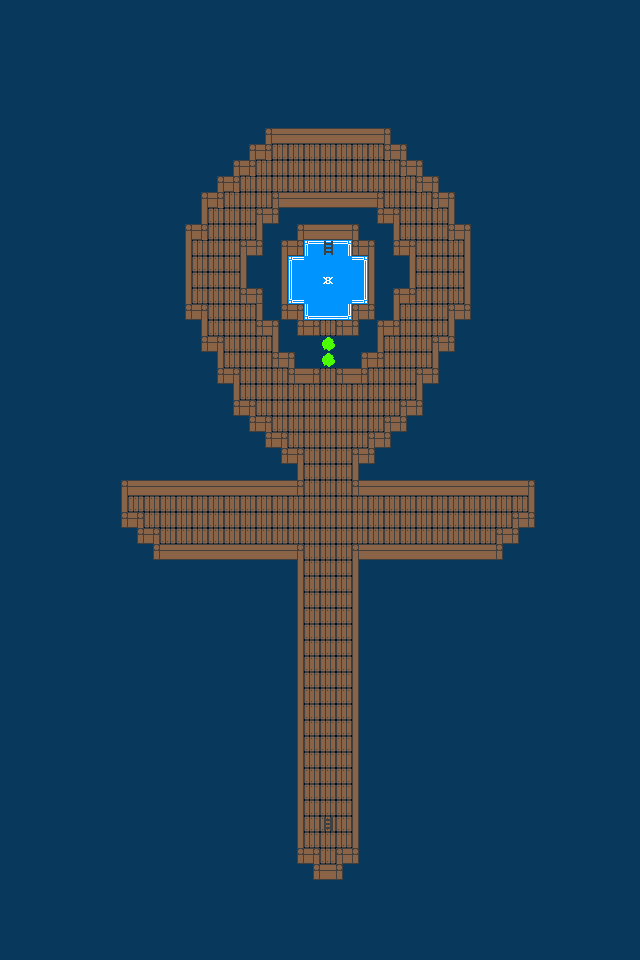

The image is a tile-based game level rendered from a .tmx file. Its description and source (layers, tilesets, objects; grid data summarised) follow:
An orthogonal 40x60 tile map with 16x16 px tiles, 4 tile layers (Copy of Copy of Floor, Copy of Floor, Floor, Walls) and 11 objects (8x NPC, 2x exit, entrance).

<map version="1.0" orientation="orthogonal" renderorder="right-down" width="40" height="60" tilewidth="16" tileheight="16" nextobjectid="27">
 <tileset firstgid="1" name="tiles_frogpond" tilewidth="16" tileheight="16" tilecount="480" columns="30">
  <image source="../../images/tiles/tiles_frogpond.png" width="480" height="256" />
 </tileset>
 <objectgroup name="Objects" visible="0">
  <object id="1" name="chest 3" type="NPC" x="512" y="496" width="16" height="16" />
  <object id="18" name="chest 2" type="NPC" x="128" y="496" width="16" height="16" />
  <object id="17" name="frogpond_door8" type="NPC" x="320" y="352" width="16" height="16" />
  <object id="19" name="frogpond_door7" type="NPC" x="496" y="496" width="16" height="16" />
  <object id="20" name="frogpond_door6" type="NPC" x="144" y="496" width="16" height="16" />
  <object id="26" name="npc monshou" type="NPC" x="320" y="256" width="16" height="16" />
  <object id="25" name="npc shrine" type="NPC" x="320" y="272" width="16" height="16" />
  <object id="21" name="npc 0" type="NPC" x="320" y="288" width="16" height="16" />
  <object id="24" name="1" type="exit" x="320" y="240" width="16" height="16">
   <properties>
    <property name="nextlevel" value="frogpond.tmx" />
    <property name="nextlevelentrance" type="int" value="6" />
   </properties>
  </object>
  <object id="15" name="0" type="exit" x="320" y="816" width="16" height="16">
   <properties>
    <property name="nextlevel" value="frogpond-dungeon-1.tmx" />
    <property name="nextlevelentrance" type="int" value="1" />
   </properties>
  </object>
  <object id="14" name="0" type="entrance" x="320" y="816" width="16" height="16">
   <properties>
    <property name="playerfacing" value="N" />
   </properties>
  </object>
 </objectgroup>
 <layer name="Copy of Copy of Floor" width="40" height="60">
  <properties>
   <property name="edgeExitNextEntID" type="int" value="0" />
   <property name="edgeExitNextMapName" value="worldmap.tmx" />
   <property name="tileset" value="tiles_frogpond" />
  </properties>
  <data>[2400 cells, 2400 non-empty, 11 distinct tile ids]</data>
 </layer>
 <layer name="Copy of Floor" width="40" height="60">
  <properties>
   <property name="edgeExitNextEntID" type="int" value="0" />
   <property name="edgeExitNextMapName" value="worldmap.tmx" />
   <property name="tileset" value="tiles_frogpond" />
  </properties>
  <data>[2400 cells, 2400 non-empty, 12 distinct tile ids]</data>
 </layer>
 <layer name="Floor" width="40" height="60">
  <properties>
   <property name="edgeExitNextEntID" type="int" value="0" />
   <property name="edgeExitNextMapName" value="worldmap.tmx" />
   <property name="tileset" value="tiles_frogpond" />
  </properties>
  <data>[2400 cells, 7 non-empty, 3 distinct tile ids]</data>
 </layer>
 <layer name="Walls" width="40" height="60">
  <properties>
   <property name="collidable" value="true" />
   <property name="tileset" value="tiles_frogpond" />
  </properties>
  <data>[2400 cells, 236 non-empty, 11 distinct tile ids]</data>
 </layer>
</map>
